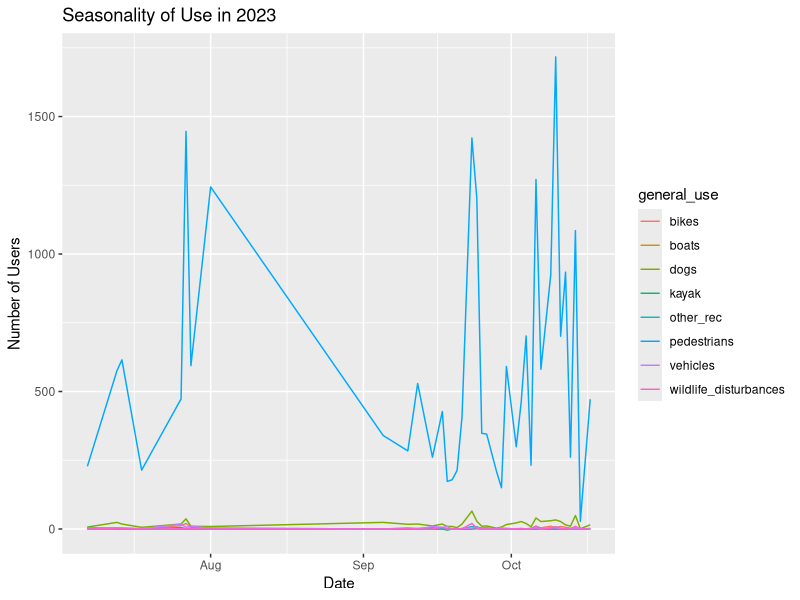
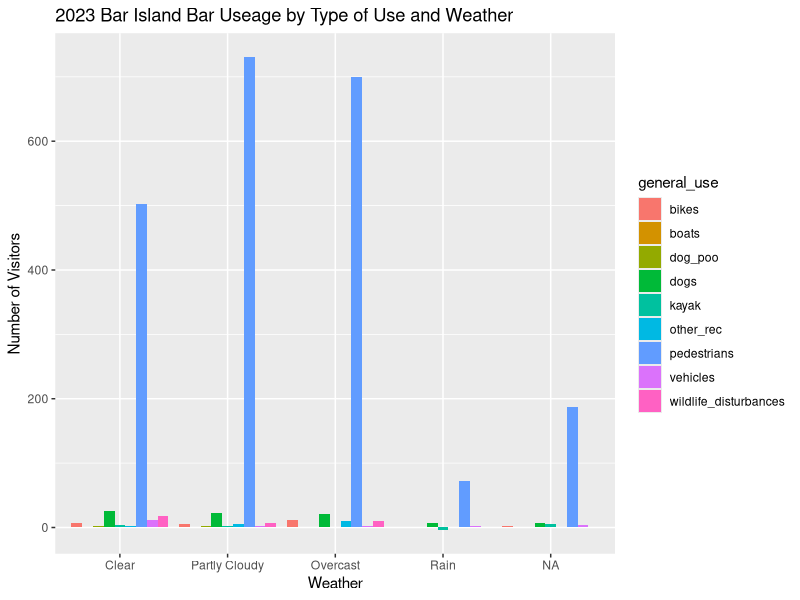
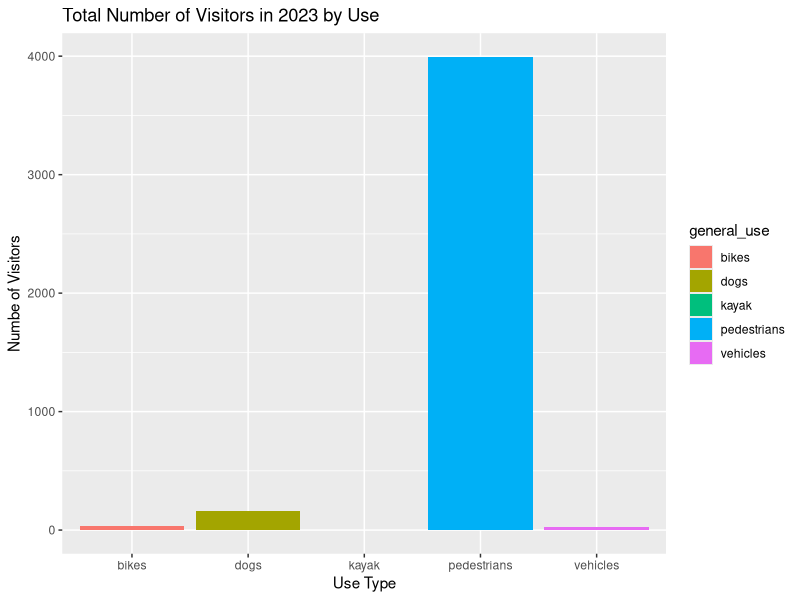
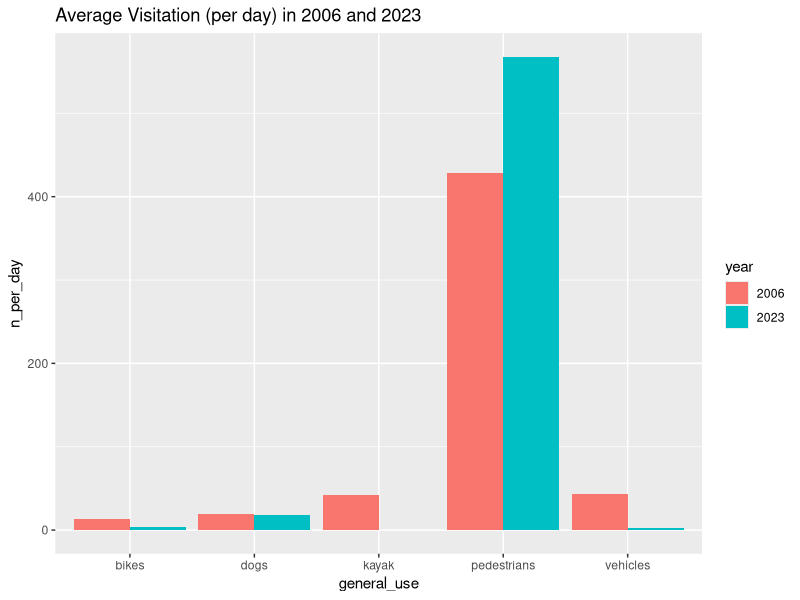
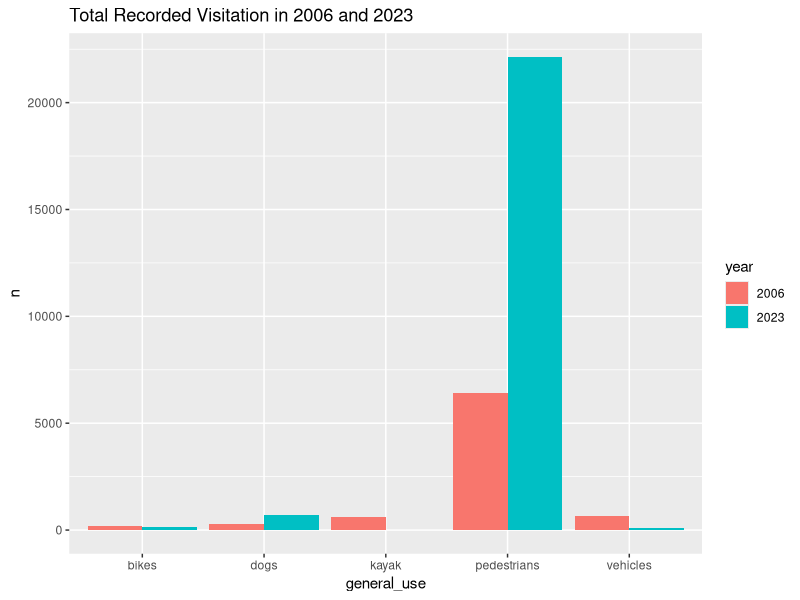

Write R code to recreate these figures, in order.
## ---- chunk 1
#| label: Packages
# install.packages("tidyverse")
library(tidyverse)
library(readr)
library(readxl)
library(knitr)
## ---- chunk 2
#| label: Read in data 
bar_24_raw <- read_csv("data/sand_bar_to_bar_island_usage_survey-2024-04-17_08.05.40.csv")

## ---- chunk 3
#| label: clean-bar_24
bar_24 <- bar_24_raw %>%
  select(observed, Number_of_Adult_Pedestrians, Number_of_Children_Pedestrians,Vehicles_that_drove_on_the_Bar_without_parking_or_picking_up_passengers, Vehicles_that_drove_on_to_the_Bar_and_parked, Vehicles_that_drove_on_the_Bar_for_official_purposes__park_vehicle_headed_to_Bar_Island__Bar_Harbor_Police__or_municipal, Dogs_on_leash, Dogs_off_leash, Number_of_instances_of_dogs_defecating_and_owners_picking_it_up, Number_of_instances_of_dogs_defecating_and_owners_NOT_picking_it_up, `Number_of_private_kayak_groups_(arriving_with_personal_vehicles)`, Number_of_private_kayaks_launched, Number_of_other_boats_launched, Number_of_people_fishing, Number_of_people_birding, Number_of_people_in_the_water, `Number_of_wildlife_disturbances_(if_a_dog_disturbs_a_group_of_birds_count_as_one)_`, Number_of_bicyclists, Current_Weather) 

colnames(bar_24) <- c("observed", "adult_pedestrians", "child_pedestrians","vehicles_no_parking", "vehicles_parking", "vehicles_official", "dogs_leash", "dogs_off_leash", "dogs_defecating_pick_up", "dogs_defecating_no_pick_up", "kayak_group", "private_kayaks", "other_boats", "fishers", "birders", "swimmers_waders", "wildlife_disturbances", "bicyclists", "weather")

bar_24 <- bar_24 %>% 
  mutate_if(is.numeric, replace_na, replace = 0) %>%
  filter(!row_number() %in% c(1, 16))

bar_24$observed <- as_datetime(bar_24$observed)

bar_24 <- bar_24 %>%
  mutate(weather = as_factor(bar_24$weather))

bar_24_with_total <- bar_24 %>%
  mutate(total_pedestrians = rowSums(bar_24[ , c("adult_pedestrians", "child_pedestrians")], na.rm=TRUE))

# bar_24 <-mutate(weather = fct_relevel(bar_24$weather, c("clear", "partly cloudy", "overcast", "rain")))

## ---- chunk 4
#| label: pivot-bar_24-longer

bar_24_long <- bar_24 %>%
  pivot_longer(! c(observed, weather),
    names_to = "use",
    values_to = "number") %>%
  group_by(use) %>%
  mutate(general_use = case_when(
         use == "adult_pedestrians" ~ "pedestrians", 
         use == "child_pedestrians" ~ "pedestrians", 
         use == "vehicles_no_parking" ~ "vehicles", 
         use == "vehicles_parking" ~ "vehicles",
         use == "vehicles_official" ~ "vehicles",
         use == "dogs_leash" ~ "dogs", 
         use == "dogs_off_leash" ~ "dogs",
         use == "dogs_defecating_pick_up" ~ "dog_poo", 
         use == "dogs_defecating_no_pick_up" ~ "dog_poo",
         use == "kayak_group" ~ "kayak", 
         use == "private_kayaks" ~ "kayak", 
         use == "other_boats" ~ "boats", 
         use == "fishers" ~ "other_rec", 
         use == "birders" ~ "other_rec", 
         use == "swimmers_waders" ~ "other_rec", 
         use == "wildlife_disturbances" ~ "wildlife_disturbances", 
         use == "bicyclists" ~ "bikes")) %>%
  mutate(date = date(observed)) %>%
  mutate(month = month(date)) %>%
  filter(!month == "1") 
## ---- chunk 5
#| label: Create daily summary df

bar_24_long_daily_summary <- bar_24_long %>% 
  group_by(date, general_use) %>%
  summarize(n = sum(number))
## ---- chunk 6
#| label: Line plots
bar_24_long_daily_summary %>%
  filter(!general_use == "dog_poo") %>%
  group_by(general_use) %>%
  ggplot(
    aes( 
      x = date, 
      y = n, 
      color = general_use)
  ) + 
  geom_line() + 
  labs(
    title = "Seasonality of Use in 2023", 
    x = "Date", 
    y = "Number of Users"
  )

# bar_24 %>%
#   ggplot(
#     mapping = aes(
#       x = observed,
#       y = adult_pedestrians)) +
#     geom_line() +
#   labs(
#     title = "Adult Pedestrians on the Bar Over Time")
#
# bar_24 %>%
#   ggplot(
#     mapping = aes(
#       x = observed, 
#       y = child_pedestrians)) +
#     geom_line() + 
#   labs(
#     title = "Number of Children Walking on Bar over Time"
#   )
# 
# # bar_24 %>%
# #   ggplot(
# #     mapping = aes(
# #       x = observed, 
# #       y = total_pedestrians)) +
# #     geom_line() 
# 
# bar_24_long %>%
#   select(c(date, general_use, number)) %>%
#   group_by(general_use) %>%
#   ggplot(
#     aes(
#       x = date,
#       y = number,
#       color = general_use, na.rm)) +
#   geom_line() +
#   labs(
#     title = "Frequency of Use over Time"
#   )
# 
# # bar_24 %>% 
# #   select(adult_pedestrians, child_pedestrians, observed) %>%
# #   ggplot( 
# #     aes(x=observed, y=n, group=name, color=name)) +
# #     geom_line()
## ---- chunk 7
#| label: Bar plots

# bar_24_long %>%
#   filter(general_use == c("bikes", "boats", "dogs", "kayak", "other_rec", "pedestrians", "vehicles", "wildlife_disturbances")) %>%
#   ggplot(
#     aes(
#       fill = general_use, 
#       x = general_use, 
#       y = number)) + 
#   geom_bar(position= "dodge", stat = "identity") + 
#   labs( 
#     title = "Bar Island Visitation by Type of Use")

bar_24_long %>%
  group_by(general_use) %>%
  ggplot( 
    aes(
      fill = general_use,
      x = weather, 
      y = number)) + 
  geom_bar(position="dodge", stat="identity") + 
  labs( 
    title = "2023 Bar Island Bar Useage by Type of Use and Weather", 
    x = "Weather",
    y = "Number of Visitors", 
    ) 

bar_24_long %>%
  filter(general_use == c("pedestrians", "vehicles", "kayak", "bikes", "dogs")) %>%
  ggplot( 
    aes(
      fill = general_use,
      x = general_use, 
      y = number
    )) +
  geom_bar(stat = "identity") + 
  labs(
    title = "Total Number of Visitors in 2023 by Use", 
    x = "Use Type", 
    y = "Numbe of Visitors"
  )

## ---- chunk 8
#| label: Effort calculations

d <- bar_24 %>%
  mutate(date = date(observed)) %>%
  distinct(date) %>%
  nrow()

# specific_use_per_day <- bar_24_long %>% 
#   group_by(use) %>%
#   summarize(n_per_day = sum(number)/d) %>%
#   print()
# 
# specific_use <- bar_24_long %>% 
#   group_by(use) %>%
#   summarize(no = sum(number)) %>%
#   print()

# specific_use_tibble <- full_join(specific_use, specific_use_per_day)

use_per_day_23 <- bar_24_long %>% 
  filter(general_use != "dog_poo") %>%
  group_by(general_use) %>% 
  summarize(n_per_day = sum(number)/d) %>%
  mutate(year = as.numeric("2023"))
  
use_23 <- bar_24_long %>% 
  filter(general_use != "dog_poo") %>%
  group_by(general_use) %>%
  summarize(n = sum(number)) %>%
  mutate(year = as.numeric("2023"))

data_2006 <- read_excel("data/2006 data.xlsx") %>%
  mutate(general_use = case_when(
    general_use == "cars" ~ "vehicles", 
    general_use == "bikes" ~ "bikes", 
    general_use == "pedestrians" ~ "pedestrians",
    general_use == "kayak" ~ "kayak", 
    general_use == "dogs" ~ "dogs"))

use_per_day_06 <- data_2006 %>%
  select(c(general_use, n_per_day, year))

use_06 <- data_2006 %>%
  select(c(general_use, n, year))

use_per_day <- bind_rows(use_per_day_06, use_per_day_23) %>%
  mutate(year = as.character(year)) 

use <- bind_rows(use_06, use_23) %>%
  mutate(year = as.character(year))

# Things I want to improve here: 
# 1) Make one column for 2023 and one for 2006 "n per days"
# 2) Round to the nearest visitor 

kable(use, 
      caption = "Table of Total Counted Visitors by Use Type for 2006 and 2023")

kable(use_per_day, 
      caption = "Table of Average Users per day by Use Type for 2006 and 2023")

## ---- chunk 9
#| label: Comparative plots

use_per_day %>% 
  filter(!general_use %in% c("boats", "other_rec", "wildlife_disturbances")) %>%
  ggplot( 
    aes(
      x = general_use, 
      y = n_per_day, 
      fill = year
    )) + 
  geom_bar(position = "dodge", stat = "identity") + 
  labs(
    title = "Average Visitation (per day) in 2006 and 2023"
  )

use %>% 
  filter(!general_use %in% c("boats", "other_rec", "wildlife_disturbances")) %>%
  ggplot( 
    aes(
      x = general_use, 
      y = n, 
      fill = year
    )) + 
  geom_bar(position = "dodge", stat = "identity") + 
  labs(
    title = "Total Recorded Visitation in 2006 and 2023"
  )

